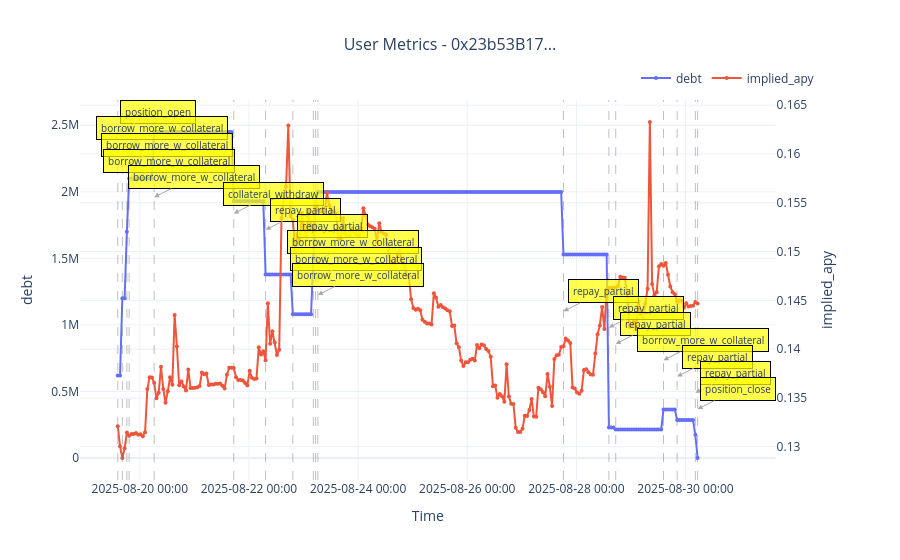

Source (notebook cell):
### Code cell
plot_user_metrics(
    pd.concat(large_prepared_hourly_full,ignore_index=True),
    ['debt', 'implied_apy'],
    "0x23b53B17e22034e1EdC3C5e04Fbbf504CAe9B6BB",
    dates_range=("2025-01-01", "2025-10-25"),
)

### Figure 1 — Plotly figure (JSON) as saved in the notebook; plotly's stock layout.template omitted (floating-point values rounded to 4 significant figures; data arrays with more than 128 entries replaced by an {"elided": "..."} marker saying what was removed)
{"data": [{"line": {"color": "#636EFA", "width": 2}, "marker": {"size": 4}, "mode": "lines+markers", "name": "debt", "type": "scatter", "x": {"elided": "256 str values"}, "xaxis": "x", "y": {"elided": "256 float values"}, "yaxis": "y"}, {"line": {"color": "#EF553B", "width": 2}, "marker": {"size": 4}, "mode": "lines+markers", "name": "implied_apy", "type": "scatter", "x": {"elided": "256 str values"}, "xaxis": "x", "y": {"elided": "256 float values"}, "yaxis": "y2"}], "layout": {"annotations": [{"arrowcolor": "darkgray", "arrowhead": 2, "arrowsize": 1, "arrowwidth": 1, "ax": 40, "ay": -20, "bgcolor": "rgba(255, 255, 0, 0.7)", "bordercolor": "black", "borderpad": 4, "borderwidth": 1, "font": {"size": 10}, "showarrow": true, "text": "position_open", "x": "2025-08-19T14:18:47", "y": 2450000.0, "yref": "y"}, {"arrowcolor": "darkgray", "arrowhead": 2, "arrowsize": 1, "arrowwidth": 1, "ax": 40, "ay": -20, "bgcolor": "rgba(255, 255, 0, 0.7)", "bordercolor": "black", "borderpad": 4, "borderwidth": 1, "font": {"size": 10}, "showarrow": true, "text": "borrow_more_w_collateral", "x": "2025-08-19T16:18:47", "y": 2327000.0, "yref": "y"}, {"arrowcolor": "darkgray", "arrowhead": 2, "arrowsize": 1, "arrowwidth": 1, "ax": 40, "ay": -20, "bgcolor": "rgba(255, 255, 0, 0.7)", "bordercolor": "black", "borderpad": 4, "borderwidth": 1, "font": {"size": 10}, "showarrow": true, "text": "borrow_more_w_collateral", "x": "2025-08-19T18:18:47", "y": 2205000.0, "yref": "y"}, {"arrowcolor": "darkgray", "arrowhead": 2, "arrowsize": 1, "arrowwidth": 1, "ax": 40, "ay": -20, "bgcolor": "rgba(255, 255, 0, 0.7)", "bordercolor": "black", "borderpad": 4, "borderwidth": 1, "font": {"size": 10}, "showarrow": true, "text": "borrow_more_w_collateral", "x": "2025-08-19T19:18:47", "y": 2082000.0, "yref": "y"}, {"arrowcolor": "darkgray", "arrowhead": 2, "arrowsize": 1, "arrowwidth": 1, "ax": 40, "ay": -20, "bgcolor": "rgba(255, 255, 0, 0.7)", "bordercolor": "black", "borderpad": 4, "borderwidth": 1, "font": {"size": 10}, "showarrow": true, "text": "borrow_more_w_collateral", "x": "2025-08-20T06:18:47", "y": 1960000.0, "yref": "y"}, {"arrowcolor": "darkgray", "arrowhead": 2, "arrowsize": 1, "arrowwidth": 1, "ax": 40, "ay": -20, "bgcolor": "rgba(255, 255, 0, 0.7)", "bordercolor": "black", "borderpad": 4, "borderwidth": 1, "font": {"size": 10}, "showarrow": true, "text": "collateral_withdraw", "x": "2025-08-21T17:18:47", "y": 1837000.0, "yref": "y"}, {"arrowcolor": "darkgray", "arrowhead": 2, "arrowsize": 1, "arrowwidth": 1, "ax": 40, "ay": -20, "bgcolor": "rgba(255, 255, 0, 0.7)", "bordercolor": "black", "borderpad": 4, "borderwidth": 1, "font": {"size": 10}, "showarrow": true, "text": "repay_partial", "x": "2025-08-22T07:18:47", "y": 1715000.0, "yref": "y"}, {"arrowcolor": "darkgray", "arrowhead": 2, "arrowsize": 1, "arrowwidth": 1, "ax": 40, "ay": -20, "bgcolor": "rgba(255, 255, 0, 0.7)", "bordercolor": "black", "borderpad": 4, "borderwidth": 1, "font": {"size": 10}, "showarrow": true, "text": "repay_partial", "x": "2025-08-22T19:18:47", "y": 1592000.0, "yref": "y"}, {"arrowcolor": "darkgray", "arrowhead": 2, "arrowsize": 1, "arrowwidth": 1, "ax": 40, "ay": -20, "bgcolor": "rgba(255, 255, 0, 0.7)", "bordercolor": "black", "borderpad": 4, "borderwidth": 1, "font": {"size": 10}, "showarrow": true, "text": "borrow_more_w_collateral", "x": "2025-08-23T04:18:47", "y": 1470000.0, "yref": "y"}, {"arrowcolor": "darkgray", "arrowhead": 2, "arrowsize": 1, "arrowwidth": 1, "ax": 40, "ay": -20, "bgcolor": "rgba(255, 255, 0, 0.7)", "bordercolor": "black", "borderpad": 4, "borderwidth": 1, "font": {"size": 10}, "showarrow": true, "text": "borrow_more_w_collateral", "x": "2025-08-23T05:18:47", "y": 1347000.0, "yref": "y"}, {"arrowcolor": "darkgray", "arrowhead": 2, "arrowsize": 1, "arrowwidth": 1, "ax": 40, "ay": -20, "bgcolor": "rgba(255, 255, 0, 0.7)", "bordercolor": "black", "borderpad": 4, "borderwidth": 1, "font": {"size": 10}, "showarrow": true, "text": "borrow_more_w_collateral", "x": "2025-08-23T06:18:47", "y": 1225000.0, "yref": "y"}, {"arrowcolor": "darkgray", "arrowhead": 2, "arrowsize": 1, "arrowwidth": 1, "ax": 40, "ay": -20, "bgcolor": "rgba(255, 255, 0, 0.7)", "bordercolor": "black", "borderpad": 4, "borderwidth": 1, "font": {"size": 10}, "showarrow": true, "text": "repay_partial", "x": "2025-08-27T18:18:47", "y": 1102000.0, "yref": "y"}, {"arrowcolor": "darkgray", "arrowhead": 2, "arrowsize": 1, "arrowwidth": 1, "ax": 40, "ay": -20, "bgcolor": "rgba(255, 255, 0, 0.7)", "bordercolor": "black", "borderpad": 4, "borderwidth": 1, "font": {"size": 10}, "showarrow": true, "text": "repay_partial", "x": "2025-08-28T14:18:47", "y": 979800.0, "yref": "y"}, {"arrowcolor": "darkgray", "arrowhead": 2, "arrowsize": 1, "arrowwidth": 1, "ax": 40, "ay": -20, "bgcolor": "rgba(255, 255, 0, 0.7)", "bordercolor": "black", "borderpad": 4, "borderwidth": 1, "font": {"size": 10}, "showarrow": true, "text": "repay_partial", "x": "2025-08-28T17:18:47", "y": 857300.0, "yref": "y"}, {"arrowcolor": "darkgray", "arrowhead": 2, "arrowsize": 1, "arrowwidth": 1, "ax": 40, "ay": -20, "bgcolor": "rgba(255, 255, 0, 0.7)", "bordercolor": "black", "borderpad": 4, "borderwidth": 1, "font": {"size": 10}, "showarrow": true, "text": "borrow_more_w_collateral", "x": "2025-08-29T14:18:47", "y": 734900.0, "yref": "y"}, {"arrowcolor": "darkgray", "arrowhead": 2, "arrowsize": 1, "arrowwidth": 1, "ax": 40, "ay": -20, "bgcolor": "rgba(255, 255, 0, 0.7)", "bordercolor": "black", "borderpad": 4, "borderwidth": 1, "font": {"size": 10}, "showarrow": true, "text": "repay_partial", "x": "2025-08-29T20:18:47", "y": 612400.0, "yref": "y"}, {"arrowcolor": "darkgray", "arrowhead": 2, "arrowsize": 1, "arrowwidth": 1, "ax": 40, "ay": -20, "bgcolor": "rgba(255, 255, 0, 0.7)", "bordercolor": "black", "borderpad": 4, "borderwidth": 1, "font": {"size": 10}, "showarrow": true, "text": "repay_partial", "x": "2025-08-30T04:18:47", "y": 489900.0, "yref": "y"}, {"arrowcolor": "darkgray", "arrowhead": 2, "arrowsize": 1, "arrowwidth": 1, "ax": 40, "ay": -20, "bgcolor": "rgba(255, 255, 0, 0.7)", "bordercolor": "black", "borderpad": 4, "borderwidth": 1, "font": {"size": 10}, "showarrow": true, "text": "position_close", "x": "2025-08-30T05:18:47", "y": 367400.0, "yref": "y"}], "hovermode": "x unified", "legend": {"orientation": "h", "x": 1, "xanchor": "right", "y": 1.02, "yanchor": "bottom"}, "shapes": [{"line": {"color": "gray", "dash": "dash", "width": 1}, "opacity": 0.5, "type": "line", "x0": "2025-08-19T14:18:47", "x1": "2025-08-19T14:18:47", "xref": "x", "y0": 0, "y1": 1, "yref": "y domain"}, {"line": {"color": "gray", "dash": "dash", "width": 1}, "opacity": 0.5, "type": "line", "x0": "2025-08-19T16:18:47", "x1": "2025-08-19T16:18:47", "xref": "x", "y0": 0, "y1": 1, "yref": "y domain"}, {"line": {"color": "gray", "dash": "dash", "width": 1}, "opacity": 0.5, "type": "line", "x0": "2025-08-19T18:18:47", "x1": "2025-08-19T18:18:47", "xref": "x", "y0": 0, "y1": 1, "yref": "y domain"}, {"line": {"color": "gray", "dash": "dash", "width": 1}, "opacity": 0.5, "type": "line", "x0": "2025-08-19T19:18:47", "x1": "2025-08-19T19:18:47", "xref": "x", "y0": 0, "y1": 1, "yref": "y domain"}, {"line": {"color": "gray", "dash": "dash", "width": 1}, "opacity": 0.5, "type": "line", "x0": "2025-08-20T06:18:47", "x1": "2025-08-20T06:18:47", "xref": "x", "y0": 0, "y1": 1, "yref": "y domain"}, {"line": {"color": "gray", "dash": "dash", "width": 1}, "opacity": 0.5, "type": "line", "x0": "2025-08-21T17:18:47", "x1": "2025-08-21T17:18:47", "xref": "x", "y0": 0, "y1": 1, "yref": "y domain"}, {"line": {"color": "gray", "dash": "dash", "width": 1}, "opacity": 0.5, "type": "line", "x0": "2025-08-22T07:18:47", "x1": "2025-08-22T07:18:47", "xref": "x", "y0": 0, "y1": 1, "yref": "y domain"}, {"line": {"color": "gray", "dash": "dash", "width": 1}, "opacity": 0.5, "type": "line", "x0": "2025-08-22T19:18:47", "x1": "2025-08-22T19:18:47", "xref": "x", "y0": 0, "y1": 1, "yref": "y domain"}, {"line": {"color": "gray", "dash": "dash", "width": 1}, "opacity": 0.5, "type": "line", "x0": "2025-08-23T04:18:47", "x1": "2025-08-23T04:18:47", "xref": "x", "y0": 0, "y1": 1, "yref": "y domain"}, {"line": {"color": "gray", "dash": "dash", "width": 1}, "opacity": 0.5, "type": "line", "x0": "2025-08-23T05:18:47", "x1": "2025-08-23T05:18:47", "xref": "x", "y0": 0, "y1": 1, "yref": "y domain"}, {"line": {"color": "gray", "dash": "dash", "width": 1}, "opacity": 0.5, "type": "line", "x0": "2025-08-23T06:18:47", "x1": "2025-08-23T06:18:47", "xref": "x", "y0": 0, "y1": 1, "yref": "y domain"}, {"line": {"color": "gray", "dash": "dash", "width": 1}, "opacity": 0.5, "type": "line", "x0": "2025-08-27T18:18:47", "x1": "2025-08-27T18:18:47", "xref": "x", "y0": 0, "y1": 1, "yref": "y domain"}, {"line": {"color": "gray", "dash": "dash", "width": 1}, "opacity": 0.5, "type": "line", "x0": "2025-08-28T14:18:47", "x1": "2025-08-28T14:18:47", "xref": "x", "y0": 0, "y1": 1, "yref": "y domain"}, {"line": {"color": "gray", "dash": "dash", "width": 1}, "opacity": 0.5, "type": "line", "x0": "2025-08-28T17:18:47", "x1": "2025-08-28T17:18:47", "xref": "x", "y0": 0, "y1": 1, "yref": "y domain"}, {"line": {"color": "gray", "dash": "dash", "width": 1}, "opacity": 0.5, "type": "line", "x0": "2025-08-29T14:18:47", "x1": "2025-08-29T14:18:47", "xref": "x", "y0": 0, "y1": 1, "yref": "y domain"}, {"line": {"color": "gray", "dash": "dash", "width": 1}, "opacity": 0.5, "type": "line", "x0": "2025-08-29T20:18:47", "x1": "2025-08-29T20:18:47", "xref": "x", "y0": 0, "y1": 1, "yref": "y domain"}, {"line": {"color": "gray", "dash": "dash", "width": 1}, "opacity": 0.5, "type": "line", "x0": "2025-08-30T04:18:47", "x1": "2025-08-30T04:18:47", "xref": "x", "y0": 0, "y1": 1, "yref": "y domain"}, {"line": {"color": "gray", "dash": "dash", "width": 1}, "opacity": 0.5, "type": "line", "x0": "2025-08-30T05:18:47", "x1": "2025-08-30T05:18:47", "xref": "x", "y0": 0, "y1": 1, "yref": "y domain"}], "title": {"font": {"size": 16}, "text": "User Metrics - 0x23b53B17...", "x": 0.5}, "xaxis": {"anchor": "y", "domain": [0, 0.94], "tickformat": "%Y-%m-%d %H:%M", "title": {"text": "Time"}}, "yaxis": {"anchor": "x", "domain": [0, 1], "title": {"text": "debt"}}, "yaxis2": {"anchor": "x", "overlaying": "y", "side": "right", "title": {"text": "implied_apy"}}}}
